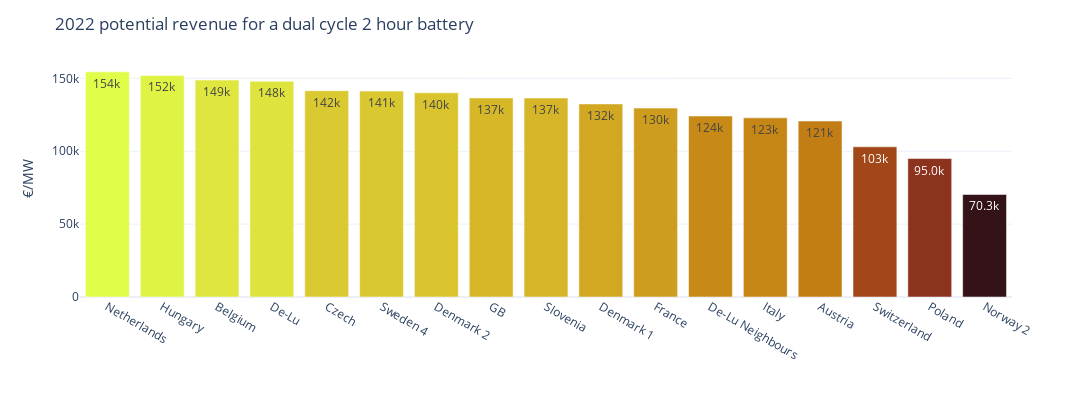

Notebook code cell kept with this figure:
### Code cell
fig = px.bar(
    cycle_2_hour_2_rev,
    labels=dict(value='€/MW', index=''),
    text_auto='.3s',
    color=cycle_2_hour_2_rev.values.reshape(-1),
    color_continuous_scale='solar'
    )

fig.update_coloraxes(showscale=False)
fig.update_layout(
    title='2022 potential revenue for a dual cycle 2 hour battery',
    template='plotly_white',
    xaxis_categoryorder='total descending',
    width=1200,
    height=400
)

fig.write_image('../figures/dual-cycle-2-hour-rev.jpeg', scale=5, engine='orca')
fig

### Figure 1 — Plotly figure (JSON) as saved in the notebook; plotly's stock layout.template omitted (floating-point values rounded to 4 significant figures)
{"data": [{"alignmentgroup": "True", "hovertemplate": "=%{x}<br>€/MW=%{y}<br>color=%{marker.color}<extra></extra>", "legendgroup": "", "marker": {"color": [120700.0, 148800.0, 141500.0, 148000.0, 124200.0, 132500.0, 140100.0, 129600.0, 136600.0, 152000.0, 122900.0, 154500.0, 70330.0, 95020.0, 136500.0, 141300.0, 103100.0], "coloraxis": "coloraxis", "pattern": {"shape": ""}}, "name": "", "offsetgroup": "", "orientation": "v", "showlegend": false, "textposition": "auto", "texttemplate": "%{y:.3s}", "type": "bar", "x": ["Austria", "Belgium", "Czech", "De-Lu", "De-Lu Neighbours", "Denmark 1", "Denmark 2", "France", "GB", "Hungary", "Italy", "Netherlands", "Norway 2", "Poland", "Slovenia", "Sweden 4", "Switzerland"], "xaxis": "x", "y": [120700.0, 148800.0, 141500.0, 148000.0, 124200.0, 132500.0, 140100.0, 129600.0, 136600.0, 152000.0, 122900.0, 154500.0, 70330.0, 95020.0, 136500.0, 141300.0, 103100.0], "yaxis": "y"}], "layout": {"barmode": "relative", "coloraxis": {"colorbar": {"title": {"text": "color"}}, "colorscale": [[0, "rgb(51, 19, 23)"], [0.09091, "rgb(79, 28, 33)"], [0.1818, "rgb(108, 36, 36)"], [0.2727, "rgb(135, 47, 32)"], [0.3636, "rgb(157, 66, 25)"], [0.4545, "rgb(174, 88, 20)"], [0.5455, "rgb(188, 111, 19)"], [0.6364, "rgb(199, 137, 22)"], [0.7273, "rgb(209, 164, 32)"], [0.8182, "rgb(217, 192, 44)"], [0.9091, "rgb(222, 222, 59)"], [1, "rgb(224, 253, 74)"]], "showscale": false}, "height": 400, "legend": {"tracegroupgap": 0}, "margin": {"t": 60}, "title": {"text": "2022 potential revenue for a dual cycle 2 hour battery"}, "width": 1200, "xaxis": {"anchor": "y", "categoryorder": "total descending", "domain": [0, 1], "title": {"text": ""}}, "yaxis": {"anchor": "x", "domain": [0, 1], "title": {"text": "€/MW"}}}}
